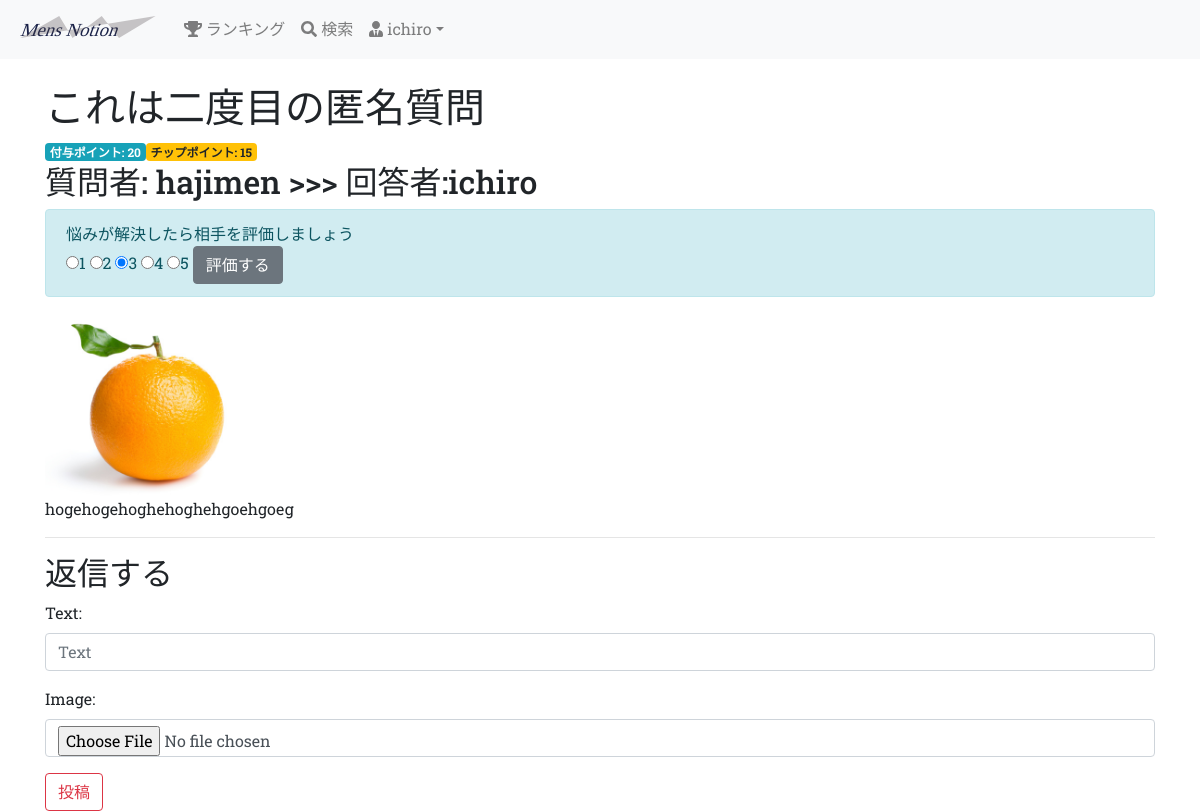
The page /question/2/ (signed in) on the database as committed earlier.
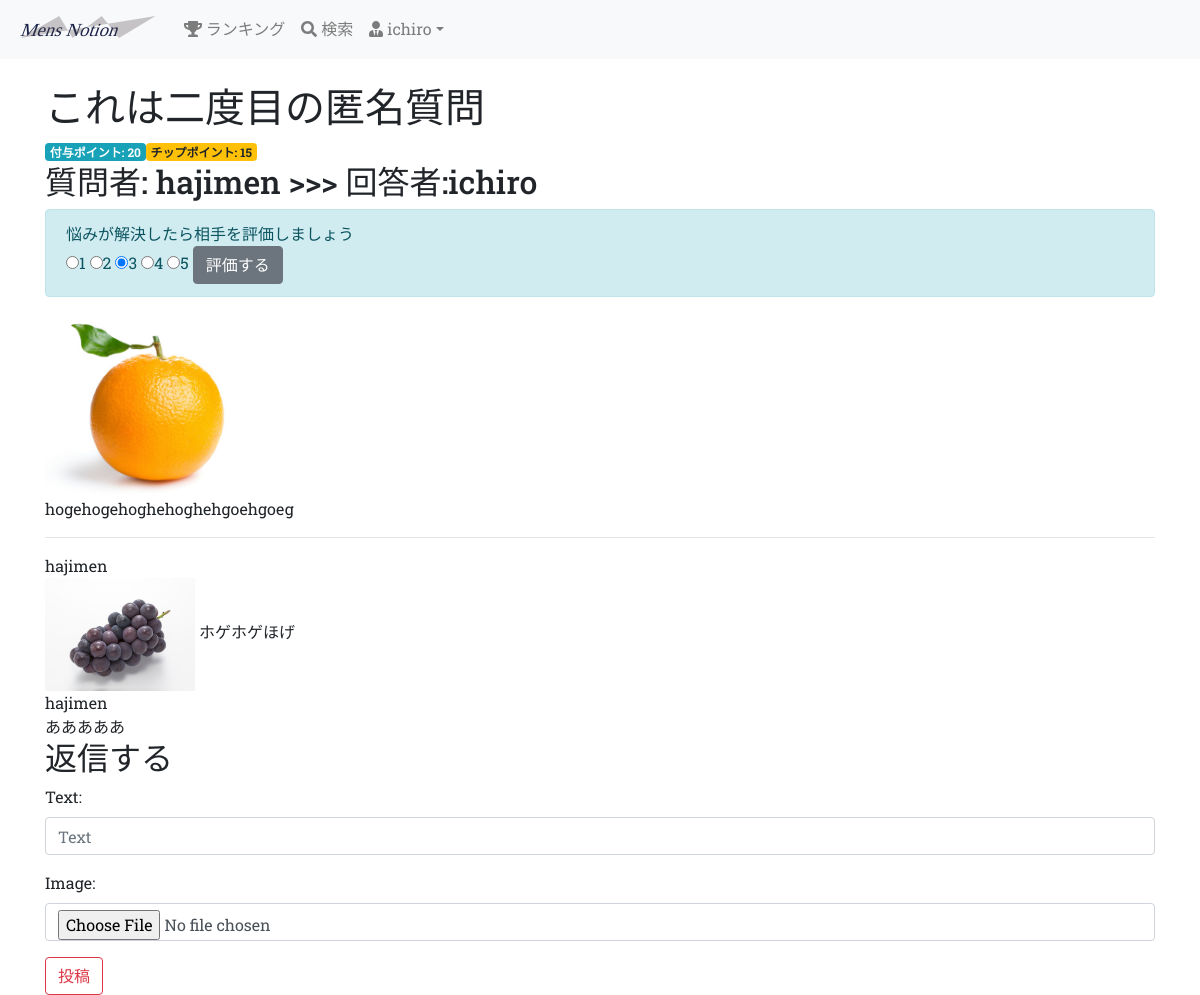
The same page on the database as committed later.
### groomings/models.py (models this page shows, shortened)
class Date(models.Model):
    created_at = models.DateTimeField(default=now)
    class Meta:
        abstract = True

class Reply(Date):
    text = models.CharField(max_length=255, null=False, blank=False)
    image = models.FileField(upload_to='reply_image/', null=True)
    question = models.ForeignKey(
        'Question', on_delete=CASCADE, related_name="question_reply"
    )
    giver = models.ForeignKey(
        'User', on_delete=SET_NULL, null=True, related_name="user_give_reply"
    )
    recipient = models.ForeignKey(
        'User', on_delete=SET_NULL, null=True, related_name="user_receive_reply"
    )
    class Meta:
        db_table = 'reply'

class User(AbstractBaseUser, PermissionsMixin):
    username = models.CharField(max_length=150)
    email = models.EmailField(max_length=255, unique=True)
    image = models.FileField(upload_to='user_image/', null=True, blank=True)
    point = models.IntegerField(default=50, validators=[MinValueValidator(0)])
    follow = models.ManyToManyField(
        'self', blank=True, symmetrical=False, related_name="follower"
    )
    is_active = models.BooleanField(default=True)
    is_staff = models.BooleanField(default=False) # 管理画面にログインできるかどうか
    USERNAME_FIELD = 'email' # このテーブルのレコードを一意に識別
    REQUIRED_FIELDS = ['username'] # スーパーユーザー作成時に入力する(emailとパスワードは必須だからそれ以外で)
    objects = UserManager()
    class Meta:
        db_table = 'user'

### groomings/views.py (the view)
# urls.py: path(r'question/<int:question_id>/', views.question_detail, name='question_detail'), # 秘密質問の詳細ページ(<int:question_id>必要)
@login_required
def question_detail(request, question_id):
    question = Question.objects.get(pk=question_id)
    question_users = [question.giver, question.recipient]
    if not request.user in question_users: # 匿名質問した人か答える人以外はtopへリダイレクト
        return redirect('groomings:top')
    rep_form = forms.ReplyForm(request.POST or None, request.FILES or None)
    if question.is_active == True:
        if rep_form.is_valid():
            rep_form.instance.question = question
            rep_form.instance.giver = request.user
            if question.giver == request.user:
                rep_form.instance.recipient = question.recipient
            else:
                rep_form.instance.recipient = question.giver
            rep_form.save()
            messages.success(request, '返信しました')
            return redirect('groomings:question_detail', question_id=question.id)
        if request.POST.get("button") == "評価する":
            if question.recipient == request.user and question.to_giver_point == None: # 自分が回答者の場合
                question.to_giver_point = int(request.POST.get("eval"))
                if question.giver:
                    Notify.objects.create(kind="togiver_eval", notify_id=question_id, user=question.giver, from_user=question.recipient)
                question.save()
                messages.success(request, '質問者を評価しました')
            elif question.giver == request.user and question.to_recipient_point == None: # 自分が質問者の場合
                question.to_recipient_point = int(request.POST.get("eval"))
                if question.recipient:
                    Notify.objects.create(kind="torecipient_eval", notify_id=question_id, user=question.recipient, from_user=question.giver)
                question.save()
                messages.success(request, '回答者を評価しました')
            else:
                messages.warning(request, "既に評価済みです")
            if question.to_giver_point and question.to_recipient_point: # 両方評価したら質問をclose
                question.is_active = False
                question.save()
                if question.recipient:
                    question.recipient.point += (question.give_point - 5) # 質問者が付与したポイントから消滅分5ポイントを引いた分が回答者に入る
                    question.recipient.point += question.to_recipient_point # さらに質問者からの評価のポイントが追加
                    question.recipient.save()
                if question.giver:
                    question.giver.point += question.to_giver_point # 回答者からの評価のポイントが追加
                    question.giver.save()
            return redirect('groomings:question_detail', question_id)
    unvisited_que_rep_notifys = Notify.objects.filter(kind__in=["question", "reply", "togiver_eval", "torecipient_eval"], notify_id=question_id, user=request.user, is_visited=False)
    for notify in unvisited_que_rep_notifys: # 匿名質問とリプライの通知をvisitedにする
        notify.is_visited = True
        notify.save()
    replys = question.question_reply.all()
    return render(request, 'groomings/question_detail.html', context={"question": question, "form": rep_form, "replys": replys})

### groomings/forms.py
class ReplyForm(BaseForm):
    image = forms.FileField(required=False)
    class Meta:
        model = Reply
        fields = ('text', 'image')

### groomings/templates/groomings/question_detail.html (shortened to what this page needs)
{% extends "groomings/base.html" %}
{% block content %}
    <h1>{{ question.title }}</h1><span class="badge badge-info">付与ポイント: {{ question.give_point }}</span><span class="badge badge-warning">チップポイント: {{ question.give_point | add:"-5" }}</span>
    <h2>質問者: {{ question.giver.username }} &gt&gt&gt 回答者:{{ question.recipient.username }}</h2>
    {% if question.is_active == True %}
        {% if question.giver == request.user and question.to_recipient_point %}
            <div class="alert alert-info">{{ question.recipient.username }}に星{{ question.to_recipient_point }}の評価をしました。相手の評価待ちです。</div>
        {% elif question.recipient == request.user and question.to_giver_point %}
            <div class="alert alert-info">{{ question.giver.username }}に星{{ question.to_giver_point }}の評価をしました。相手の評価待ちです。</div>
        {% else %}
            {% if not question.to_giver_point and not question.to_recipient_point %}
                <div class="alert alert-info">悩みが解決したら相手を評価しましょう
            {% else %}
                <div class="alert alert-warning">相手が評価しました。あなたも評価しましょう
            {% endif %}
                    <form method="POST">
                        <input type="radio" name="eval" value="1">1
                        <input type="radio" name="eval" value="2">2
                        <input type="radio" name="eval" value="3" checked>3
                        <input type="radio" name="eval" value="4">4
                        <input type="radio" name="eval" value="5">5
                        <input type="submit" name="button" value="評価する" class="btn btn-secondary">
                    </form>
                </div>
        {% endif %}
    {% else %}
        <div class="alert alert-info">
            既にcloseの質問です。<br>
            質問者 {{ question.giver.username }}への評価: 星{{ question.to_giver_point }}<br>
            回答者 {{ question.recipient.username }}への評価: 星{{ question.to_recipient_point }}
        </div>
    {% endif %}
    {% if question.image1 %}
    <img src="{{ question.image1.url }}" width="200">
    {% endif %}
    <p>{{ question.text }}</p>
    <hr>
    <div class="replys">
        {% for reply in replys %}
        <div class="reply">
            {{ reply.giver.username }}<br>
            {% if reply.image %}
            <img src="{{ reply.image.url }}" width="150">
            {% endif %}
            {{ reply.text }}
        </div>
        {% endfor %}
    </div>
    {% if question.is_active == True %}
        <h2>返信する</h2>
        <form method="POST" enctype="multipart/form-data">
            {{ form.as_p }}
            <input type="submit" value="投稿" class="btn btn-outline-danger">
        </form>
    {% endif %}
{% endblock %}

Rows that differ between the two databases and show on the page:
added Reply: giver.username "hajimen", image (picture), text "ホゲホゲほげ"
added Reply: giver.username "hajimen", text "あああああ"
